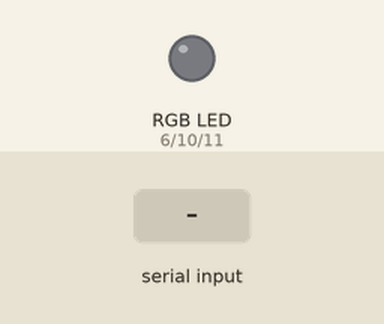
This sketch was run on a simulated Arduino Uno, built with avr-gcc and run on an emulated ATmega328P. Parts: an RGB LED mixed from three pins (HIGH = lit). Inputs (shaded band) come from the test bench.

Above: at 1.2 s.
1.3 s: "red\n" received over Serial
At 2.5 s:
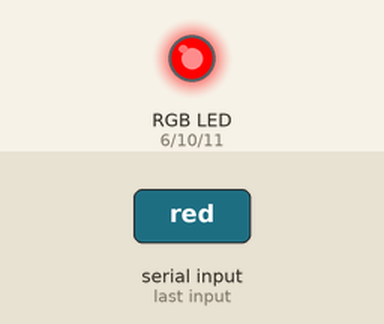
2.8 s: "green\n" received over Serial
At 3.7 s:
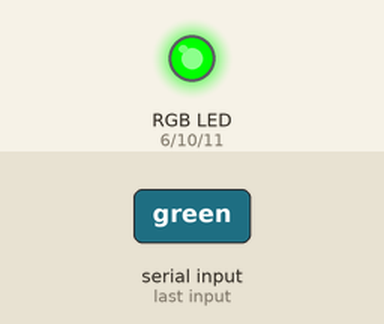
4.3 s: "blue\n" received over Serial
At 4.8 s:
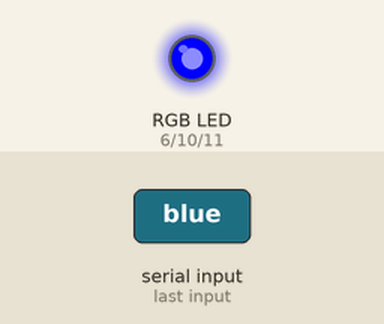
5.8 s: "purple\n" received over Serial
At 7.0 s:
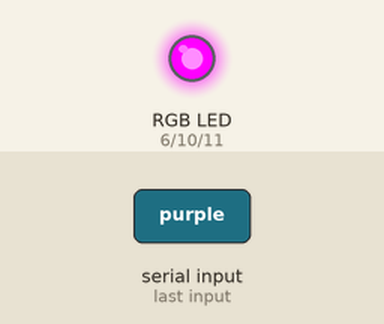
7.3 s: "white\n" received over Serial
At 8.3 s:
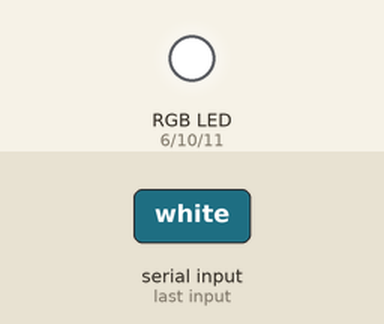
8.8 s: "pink\n" received over Serial
At 9.4 s:
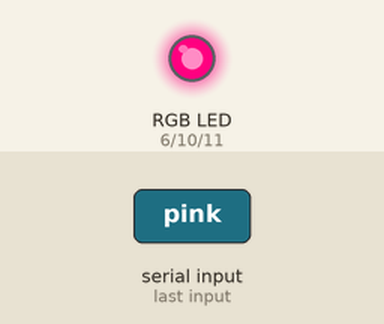
Timing chart, 0 to 11.3 s (numbered marks = the images above; inputs shaded):
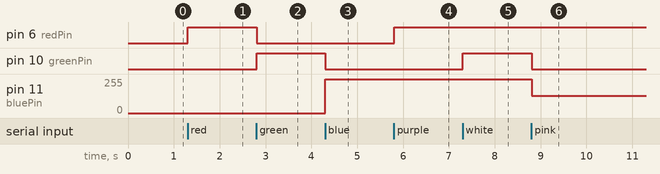

The sketch:

brave_waasa.ino
```cpp
const int redPin = 6;
const int greenPin = 10;
const int bluePin = 11;

void setup() {
  Serial.begin(9600);
  pinMode(redPin, OUTPUT);
  pinMode(greenPin, OUTPUT);
  pinMode(bluePin, OUTPUT);
}

void loop() {
  if (Serial.available()) {
    String command = Serial.readStringUntil('\n');
    command.trim();

    if (command == "red") {
      setColor(255, 0, 0);
    } else if (command == "green") {
      setColor(0, 255, 0);
    } else if (command == "blue") {
      setColor(0, 0, 255);
       } else if (command == "purple") {
      setColor(255, 0, 255);
       } else if (command == "white") {
      setColor(255, 255, 255);
       } else if (command == "indego") {
      setColor(64, 0, 255);
       } else if (command == "pink") {
      setColor(255, 0, 128);
      } else if (command == "yellow") {
      setColor(255, 128, 0);
      } else if (command == "sky") {
      setColor(0, 255, 128);
    } else if (command=="lime") {
      setColor(255, 255, 0);
    } else if (command == "off") {
      setColor(0, 0, 0);
    } else {
      Serial.println("Unknown command.");
    }
  }
}

void setColor(int r, int g, int b) {
  analogWrite(redPin, r);
  analogWrite(greenPin, g);
  analogWrite(bluePin, b);
}
```

Measured:
- after the input at 1.3 s, pin 6 (redPin): LOW → HIGH at once
- after the input at 2.8 s, pin 6 (redPin): HIGH → LOW at once; pin 10 (greenPin): LOW → HIGH at once
- after the input at 4.3 s, pin 10 (greenPin): HIGH → LOW at once; pin 11 (bluePin): 0/255 → 255/255 at once
- after the input at 5.8 s, pin 6 (redPin): LOW → HIGH at once
- after the input at 7.3 s, pin 10 (greenPin): LOW → HIGH at once
- after the input at 8.8 s, pin 10 (greenPin): HIGH → LOW at once; pin 11 (bluePin): 255/255 → 128/255 at once
